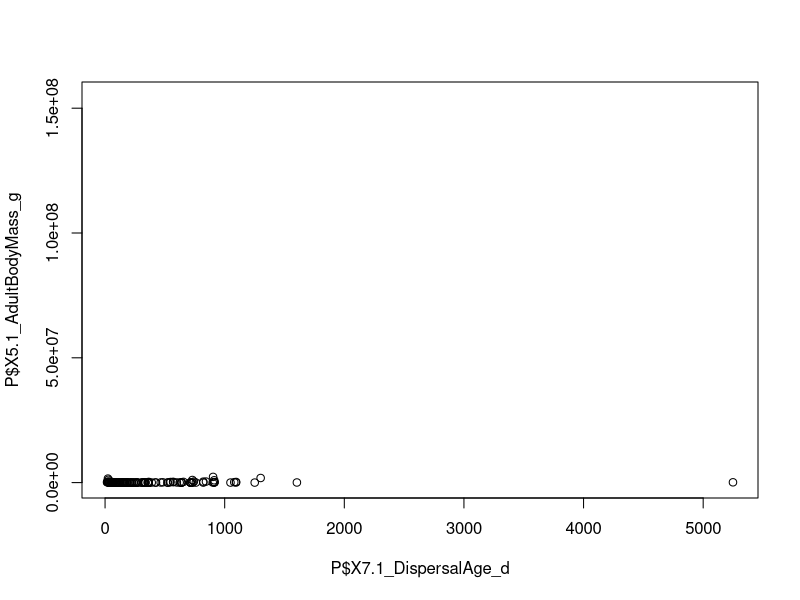
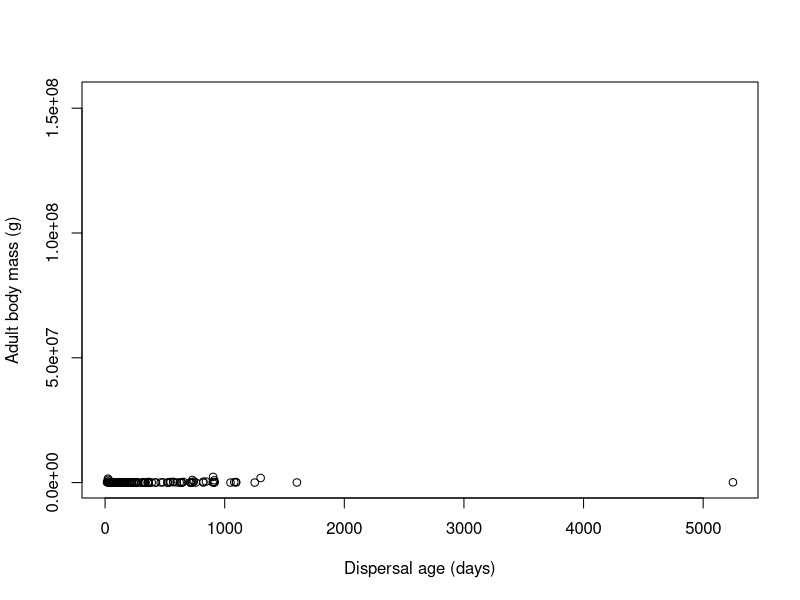
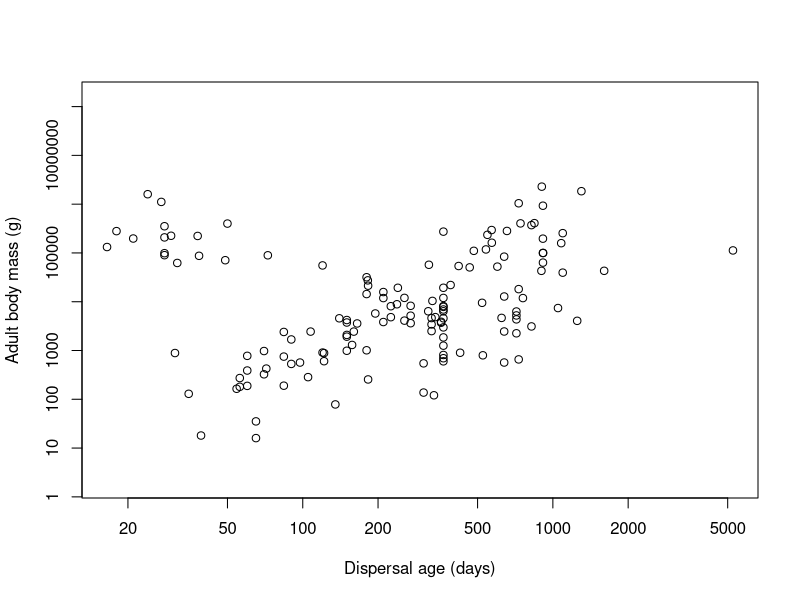
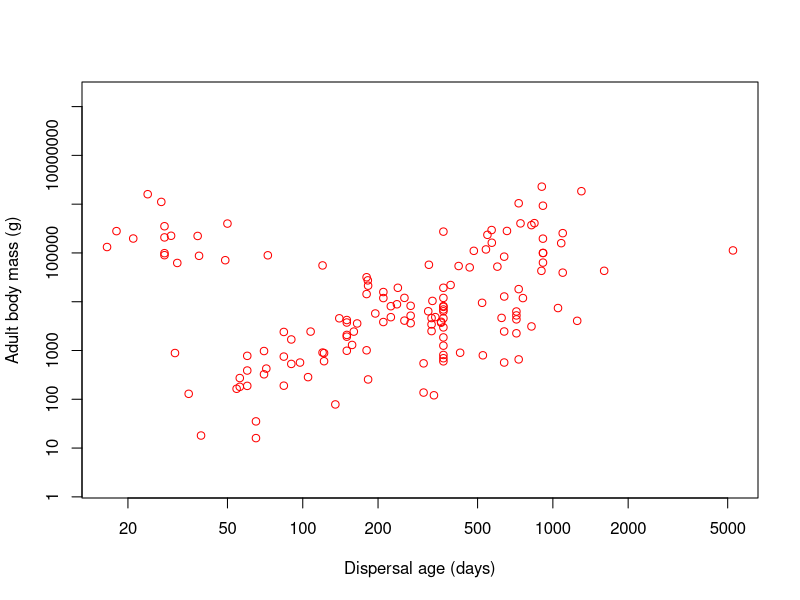
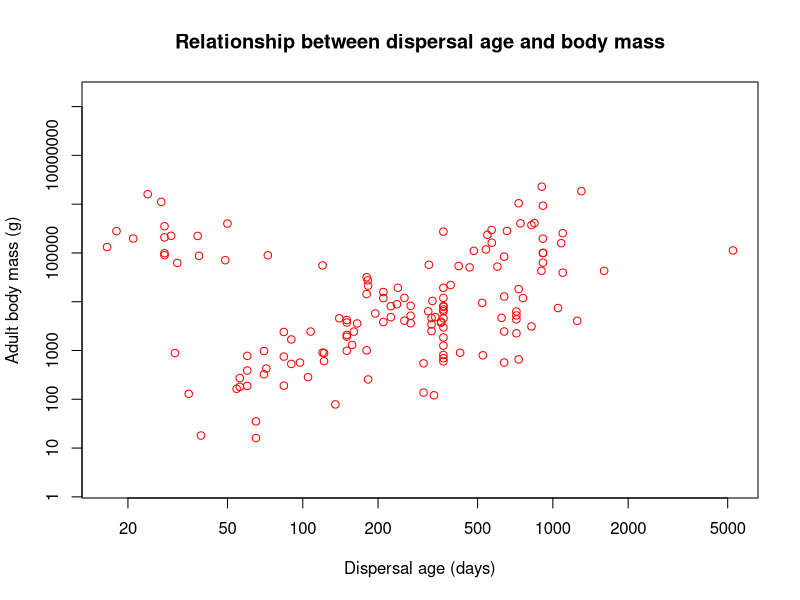
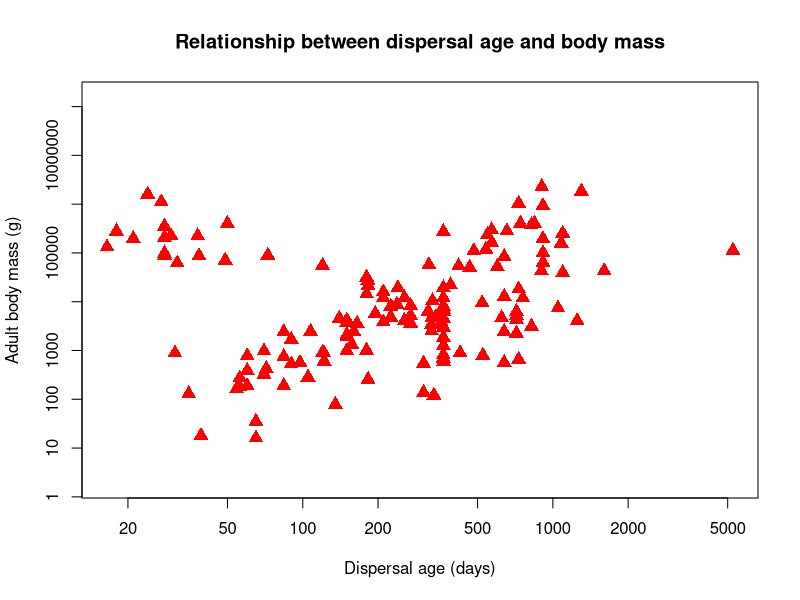
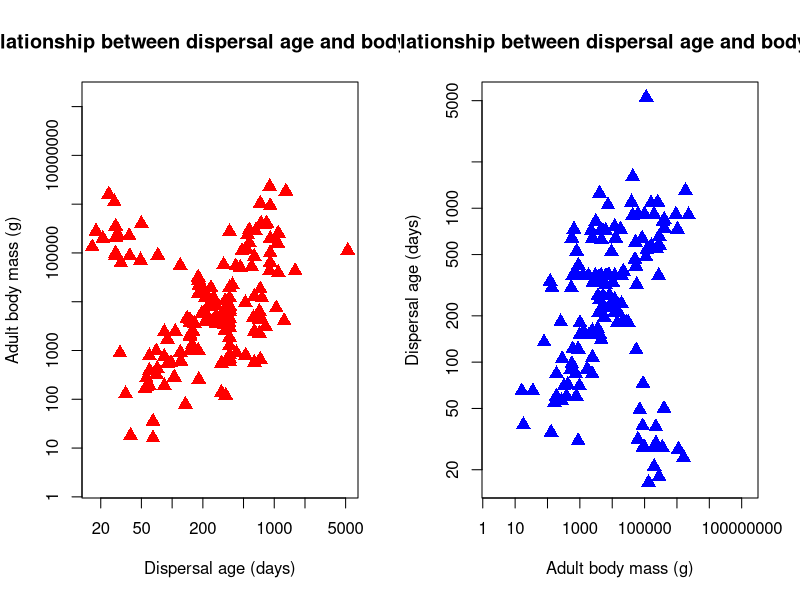
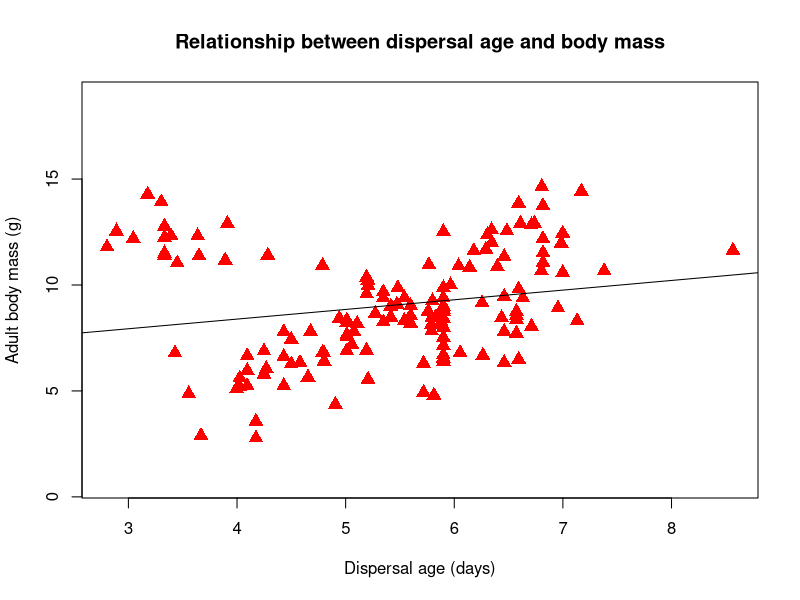

Here is the R script that generated these plots, in order:
## ---- chunk 1
knitr::opts_chunk$set(echo = TRUE)
## ---- chunk 2
#####read in PanTHERIA data (source: http://esapubs.org/archive/ecol/e090/184/#data) 
P <- read.csv("PanTHERIA_1-0_WR05_Aug2008.csv", header=TRUE)
## ---- chunk 3
#replace
P = replace(P, P==-999, NA)
## ---- chunk 4
plot(P$X7.1_DispersalAge_d, P$X5.1_AdultBodyMass_g)
## ---- chunk 5
plot(P$X7.1_DispersalAge_d, P$X5.1_AdultBodyMass_g, 
     xlab = "Dispersal age (days)",
     ylab = "Adult body mass (g)")
## ---- chunk 6
#this Stack Overflow thread goes over how to change how numbers appear; one option is to change options(scipen=X)
#https://stackoverflow.com/questions/5963047/do-not-want-scientific-notation-on-plot-axis
options(scipen=5)
plot(P$X7.1_DispersalAge_d, P$X5.1_AdultBodyMass_g, 
     xlab = "Dispersal age (days)",
     ylab = "Adult body mass (g)",
     log = "xy")
## ---- chunk 7
options(scipen=5)#change scientific to decimal
plot(P$X7.1_DispersalAge_d, P$X5.1_AdultBodyMass_g, 
     xlab = "Dispersal age (days)",
     ylab = "Adult body mass (g)",
     log = "xy",
     col = "red")
## ---- chunk 8
options(scipen=5)#change scientific to decimal
plot(P$X7.1_DispersalAge_d, P$X5.1_AdultBodyMass_g, 
     xlab = "Dispersal age (days)",
     ylab = "Adult body mass (g)",
     log = "xy",
     col = "red",
     main = "Relationship between dispersal age and body mass")
## ---- chunk 9
options(scipen=5)#change scientific to decimal
plot(P$X7.1_DispersalAge_d, P$X5.1_AdultBodyMass_g, 
     xlab = "Dispersal age (days)",
     ylab = "Adult body mass (g)",
     log = "xy",
     col = "red", pch = 17, cex = 1.5,#pch: shape; cex: size
     main = "Relationship between dispersal age and body mass")
## ---- chunk 10
options(scipen=5)#change scientific to decimal
# specify (n.rows, n.columns)
par(mfrow = c(1, 2))  #one row, two columns
plot(P$X7.1_DispersalAge_d, P$X5.1_AdultBodyMass_g, 
     xlab = "Dispersal age (days)",ylab = "Adult body mass (g)",
     log = "xy", col = "red", pch = 17, cex = 1.5,#pch: shape; cex: size
     main = "Relationship between dispersal age and body mass")
plot(P$X5.1_AdultBodyMass_g, P$X7.1_DispersalAge_d, 
     ylab = "Dispersal age (days)", xlab = "Adult body mass (g)",
     log = "xy", col = "blue", pch = 17, cex = 1.5,#pch: shape; cex: size
     main = "Relationship between dispersal age and body mass")

## ---- chunk 11
my.model.ord.int <- lm(log(X5.1_AdultBodyMass_g) ~ log(X7.1_DispersalAge_d)*MSW05_Order, data = P)
summary(my.model.ord.int)

my.model <- lm(log(X5.1_AdultBodyMass_g) ~ log(X7.1_DispersalAge_d), data = P)
summary(my.model)

## ---- chunk 12
# don't forget to reset your graphical parameters
par(mfrow = c(1, 1))

plot(log(P$X7.1_DispersalAge_d), log(P$X5.1_AdultBodyMass_g), 
     xlab = "Dispersal age (days)",ylab = "Adult body mass (g)",
     col = "red", pch = 17, cex = 1.5,#pch: shape; cex: size
     main = "Relationship between dispersal age and body mass")

# adds a line over the scatterplot
abline(my.model,
       log="xy")

# adds text at location (x,y) on plot
text(1000, 100, labels = "R-squared = 0.02349")
text(1000, 20, labels = "p-value = 0.0686")
